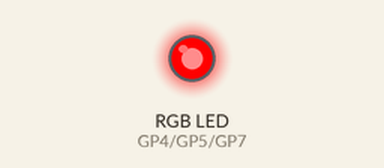
Recording of a program running on a simulated Raspberry Pi Pico running MicroPython. On the bench: an RGB LED mixed from three pins (HIGH = lit).

Above: at 0.5 s.
At 1.5 s:
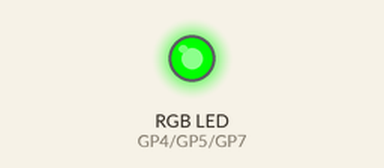
At 5.5 s:
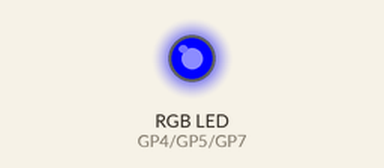
Timing chart, 0 to 6.9 s (numbered marks = the images above):
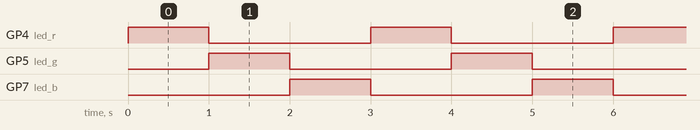

The program:

rgb_led.py
```python
from machine import Pin
import utime

led_r = Pin(4, Pin.OUT) # GPIO pin 4 - red of pico board #
led_g = Pin(5, Pin.OUT) # GPIO pin 5 - green of pico board #
led_b = Pin(7, Pin.OUT) # GPIO pin 7 - blue of pico board #

while True:

    led_r.value(1) #To turn ON led #
    utime.sleep(1)
    led_r.value(0) #To turn OFF led #
    led_g.value(1)
    utime.sleep(1)
    led_g.value(0)
    led_b.value(1)
    utime.sleep(1)
    led_b.value(0)
```

Measured:
- by itself, GP4 (led_r), GP5 (led_g), GP7 (led_b): alternates HIGH for 1.0 s and LOW for 2.0 s
- by itself, everything shown: repeats every 3.0 s, in 3 steps
